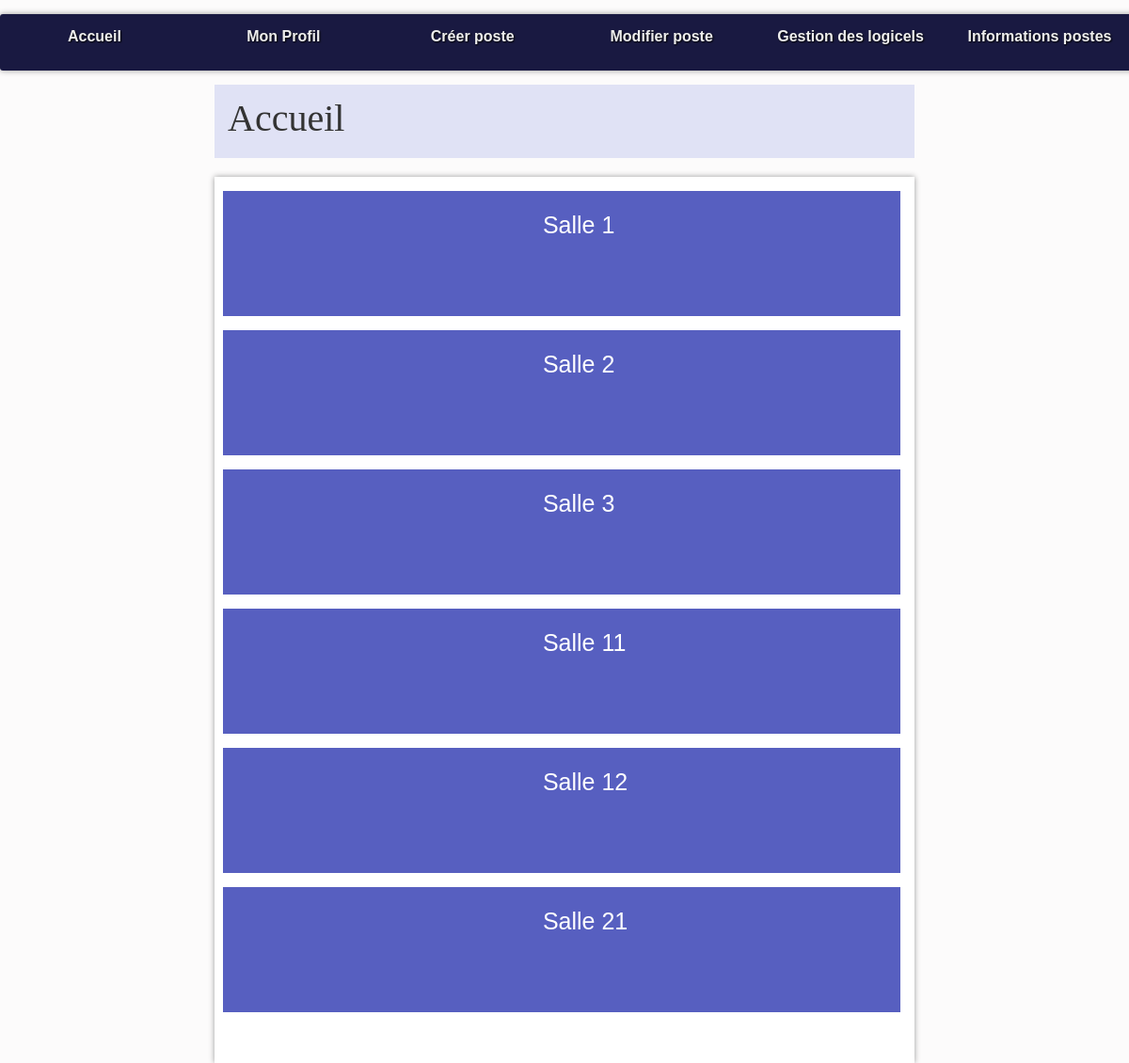
Page /?action=accueil (signed in) on the committed database.
### tables this page shows
CREATE TABLE `salle` (
  `nSalle` varchar(7) NOT NULL,
  `nomSalle` varchar(20) NOT NULL,
  `nbPoste` tinyint(2) DEFAULT NULL,
  `indIP` varchar(11) DEFAULT NULL
);

### index.php (called while the page is built, shortened)
<?php
include "getRacine.php";
$action = (isset($_GET["action"])) ? $_GET["action"] : "defaut";
$fichier = controleurPrincipal($action);
include "$racine/controleur/$fichier";
?>

### modele/bd.sallesInfo.inc.php (called while the page is built, shortened)
<?php
function getSalle() {
    $resultat = array();
    try {
        $cnx = connexionPDO();
        $req = $cnx->prepare("SELECT * FROM salle");
        $req->execute();
        $ligne = $req->fetch(PDO::FETCH_OBJ);
        while ($ligne) {
            $resultat[] = $ligne;
            $ligne = $req->fetch(PDO::FETCH_OBJ);
        }
    } catch (PDOException $e) {
        print "Erreur !: " . $e->getMessage();
        die();
    }
    return $resultat;
}
?>

### vue/vueAccueil.php (the view, shortened to what this page needs)
<div class="listeSalle">
    <?php for ($i = 0; $i < count($salle); $i++) { ?>
      <a href="./?action=accueil&nSalle=<?= $salle[$i]->nSalle; ?>" >
        <div class="salle">
        	<span class="salleName">  <?= $salle[$i]->nomSalle; ?>  </span><br /><br />
    	  </div>
        </a>
    <?php } ?>
</div>

### css/base.css (style rules this page uses)
:root { --largeurPage: 900px; --largeurMenuCont : 200px; --margeCalc: calc((100% - var(--largeurPage)) / 2); --margeMenuHaut : 15px; --hauteurMenuGene:60px; --coulA1:#5A7694; --coulA2:#D7E5ED; --coulB1:#566459; --coulB2:#90974A; --coulC:#CDBCA0; --fondC:#fcfbfb; --padding_cote:5px; }
body { font-family: Arial; color : #333; font-size : 14px; line-height : 1.3; scroll-behavior: smooth; background-color : var(--fondC); }

### css/corps.css (style rules this page uses)
.salle { background-color:#575FC0; padding: 20px 20px 20px 20px; margin: 15px 10px 4px 4px; height: 133px; }
.salleName { font-size: 25px; position: absolute; margin-left: 43%; color: white; }

### rows in the picture
salle: nomSalle "Salle 1"
salle: nomSalle "Salle 2"
salle: nomSalle "Salle 3"
salle: nomSalle "Salle 11"
salle: nomSalle "Salle 12"
salle: nomSalle "Salle 21"

### other values in the picture
$titre "Accueil"
